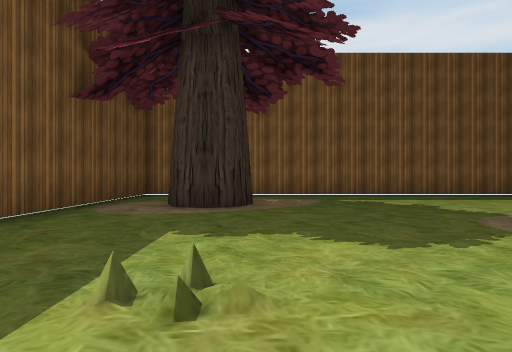
View 1 (above)

24 first-person views from a walk through a scene from a Unity 3-D project. The camera is 1.3 m above the floor, looks level and sees 75° across. Doors are open. The floor is counted in squares, 2 m on a side. Each view is taken from the middle of a square. On the plan, view 1 faces up. The plan holds only what a view shows up to about 10 squares ahead; the rest is blank. Some animated figures are left out. Some surface patterns are stand-ins.

View 2
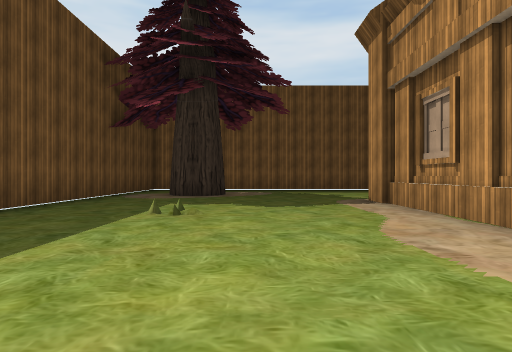

View 3
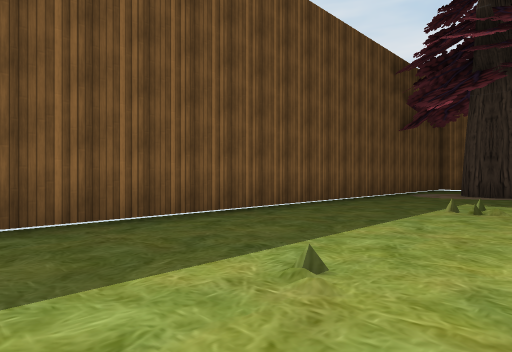

View 4
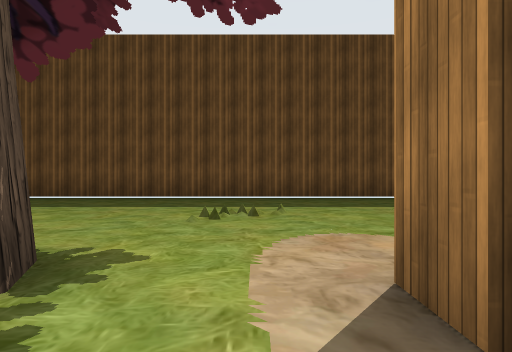

View 5
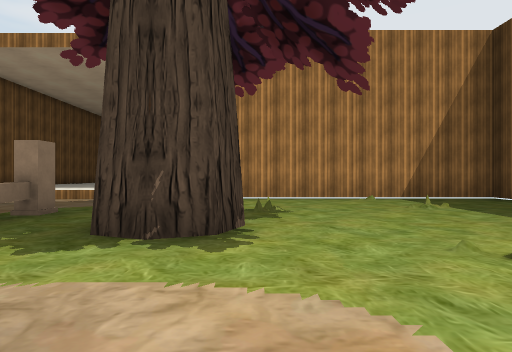

View 6
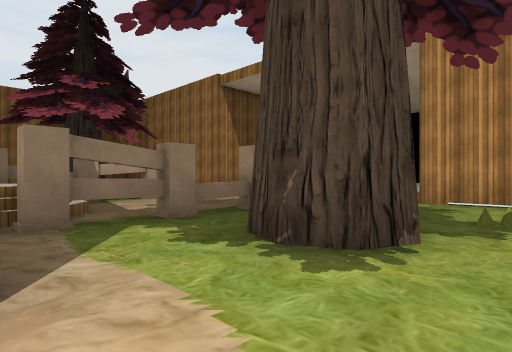

View 7
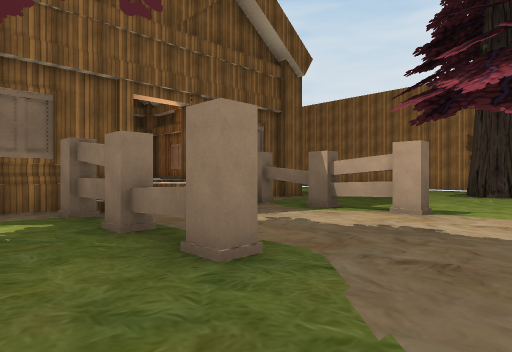

View 8
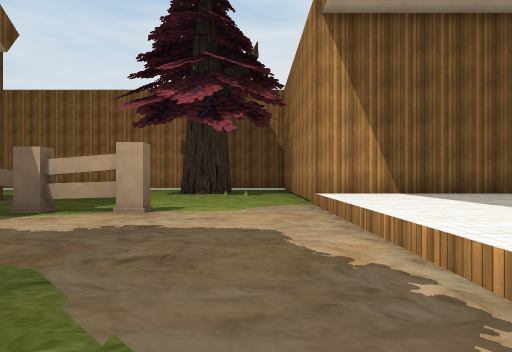

View 9
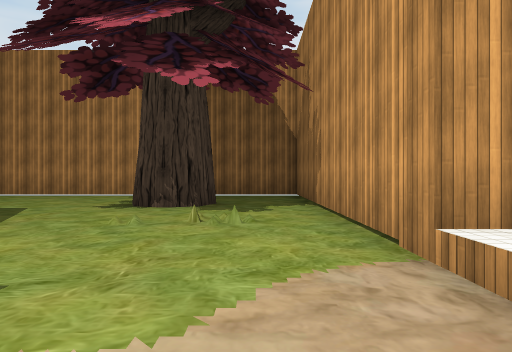

View 10
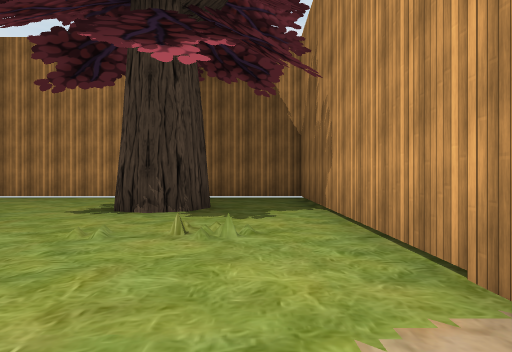

View 11
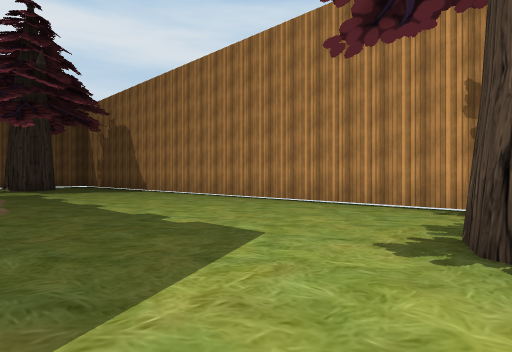

View 12
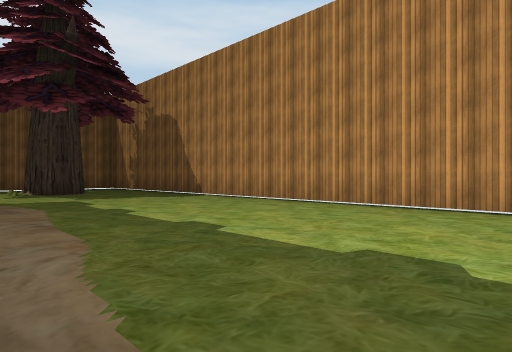

View 13
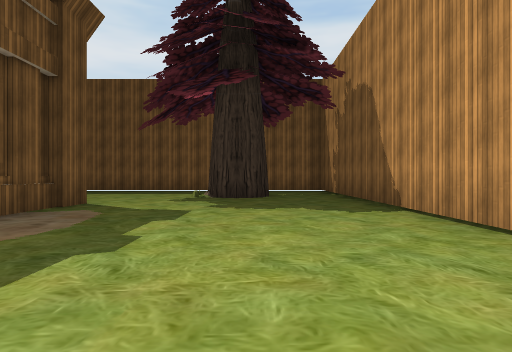

View 14
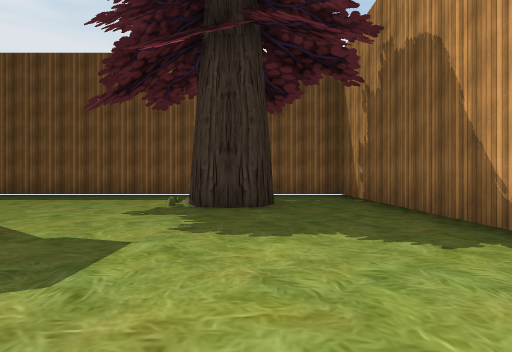

View 15
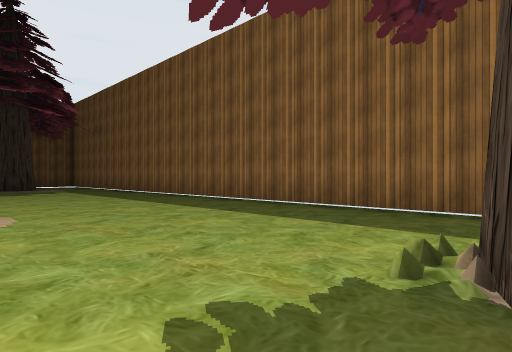

View 16
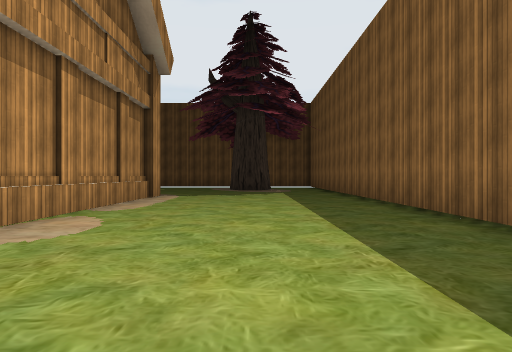

View 17
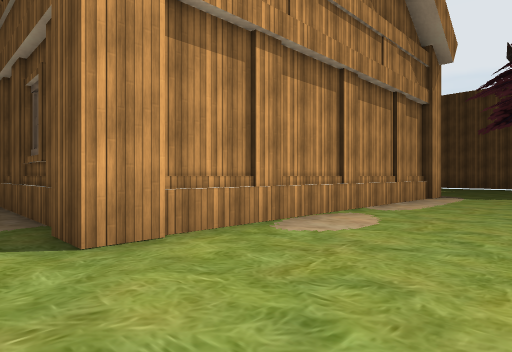

View 18
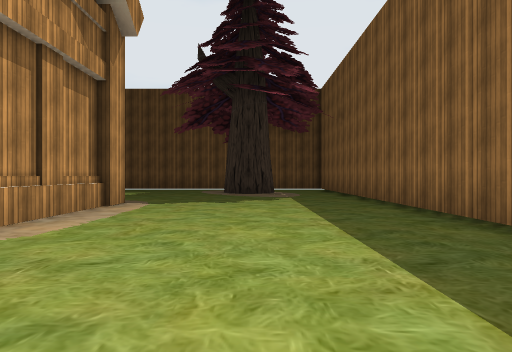

View 19
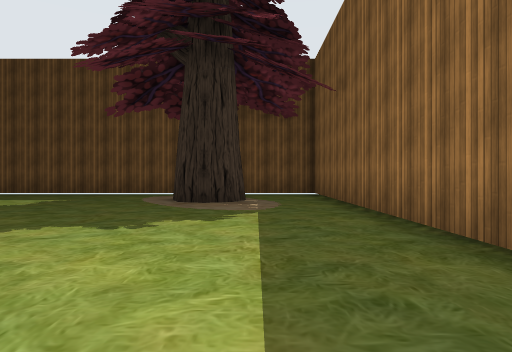

View 20
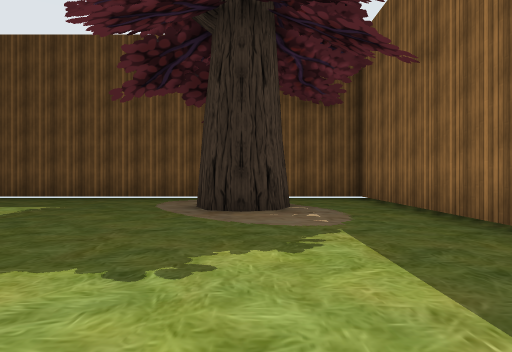

View 21
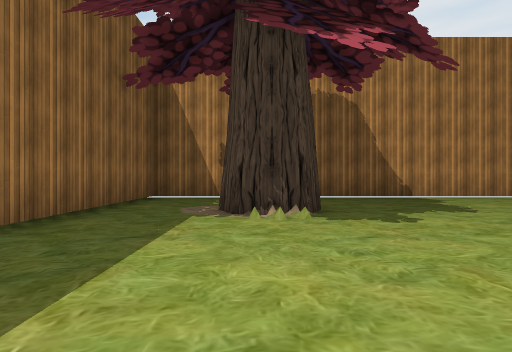

View 22
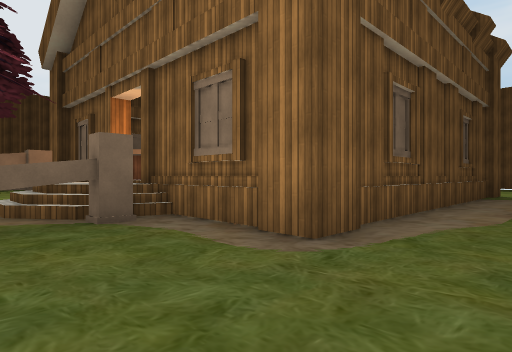

View 23
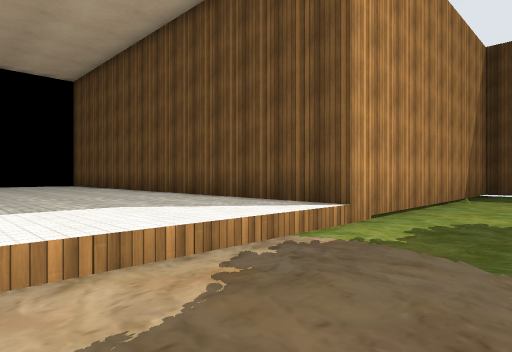

View 24
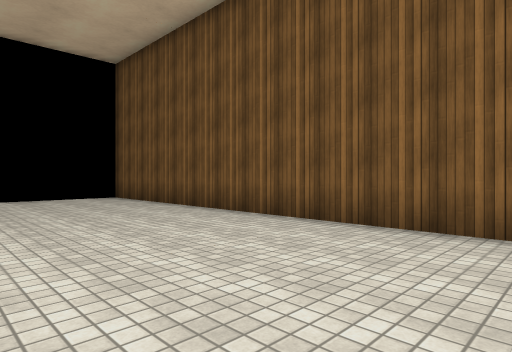

### Floor plan
Key: @ floor where view 1 was taken; # wall or solid block; . main floor; : floor 0.5 m higher than the main floor; + floor 1 m higher than the main floor; / step, stairs or slope; D open door; T tree; O other object.
Columns run from 4 left of view 1 to 21 right of it. Each row starts with its distance up from view 1.
 11 ##########################
 10 #........................#
  9 #........................#
  8 #.T#................##T..#
  7 #..#................#T#..#
  6 #........................#
  5 #...............##.......#
  4 #.......##OOO OOO##......#
  3 #.......#         #......#
  2 #.......#         #......#
  1 #.......#         #......#
  0 #...@....         #......#
 -1 #.......          #......#
 -2 #.......          #......#
 -3 #......           #......#
 -4 #.......  OO      #......#
 -5 #.......#####D#####......#
 -6 #..........O/+/O.........#
 -7 #..........O///O.........#
 -8 #.......#T.O...O.........#
 -9 #....... ..O...O......T..
-10 #......#...O...O.....##
-11 #..//.................#..#
-12 #........................#
-13 #........................#
-14 #########::::::::#########
-15         #::::::::#
-16         #::::::::#
-17         #::::: ::#
-18         #:::::   #
-19         #:::::
-20         #::::
-21         #::::
-22         #::::
-23         #::::
-24         #::::
-25         #::::

Positions as (right, up) in squares from view 1, and headings:
1: (0, 0), facing up
2: (1, -4), facing up
3: (1, -5), facing up-left
4: (6, -6), facing left
5: (3, -4), facing down
6: (2, -5), facing down-right
7: (5, -12), facing up-right
8: (5, -12), facing right
9: (10, -12), facing right
10: (11, -12), facing right
11: (14, -10), facing up-right
12: (14, -6), facing up-right
13: (18, -3), facing up
14: (18, 0), facing up
15: (17, 5), facing up-left
16: (15, 8), facing left
17: (15, 8), facing down-left
18: (12, 8), facing left
19: (8, 9), facing left
20: (6, 8), facing left
21: (11, 8), facing right
22: (16, -8), facing up-left
23: (9, -11), facing down-left
24: (9, -15), facing down-left
